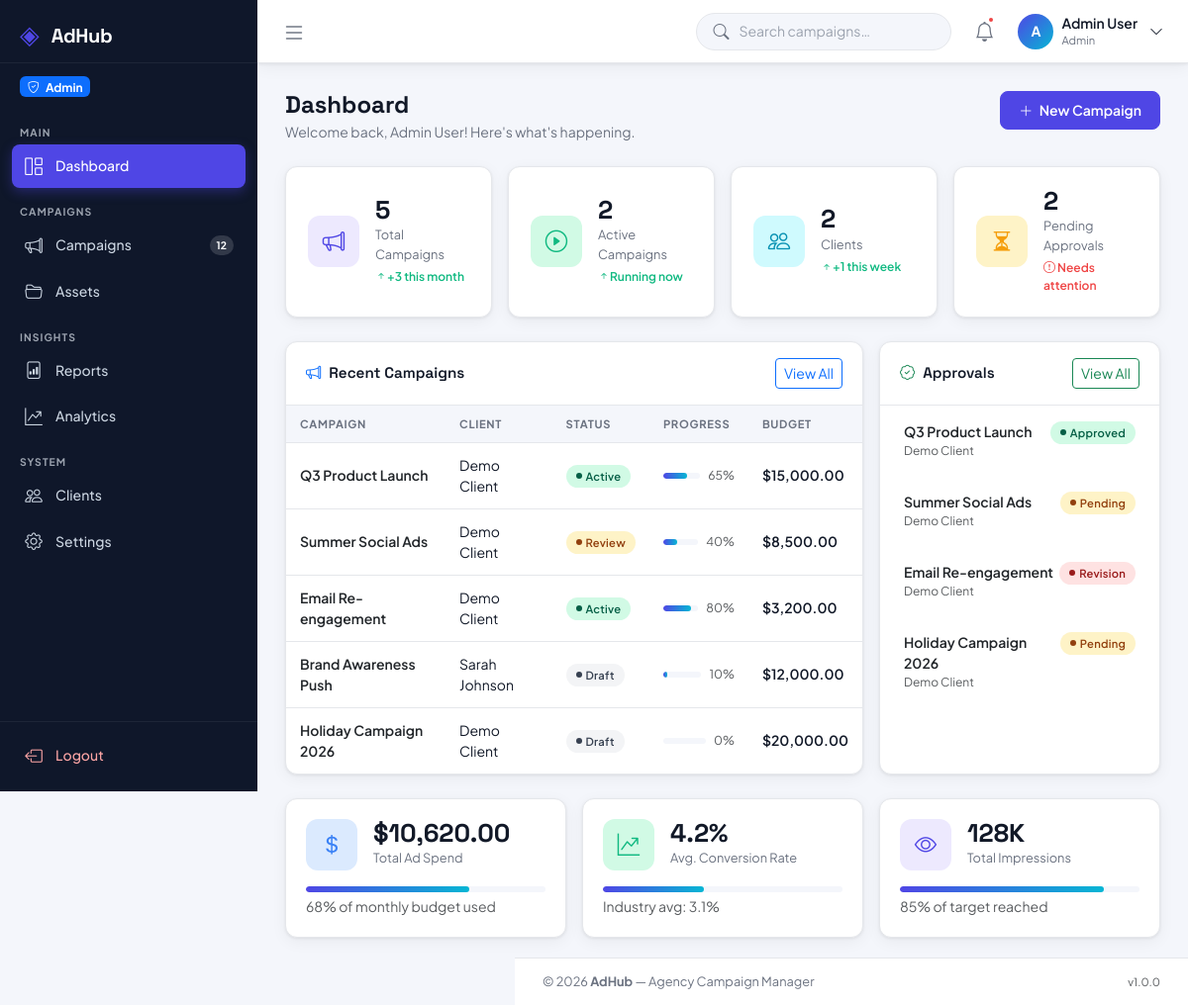
Page /admin/dashboard.php (signed in) on the committed database.
### tables this page shows
CREATE TABLE IF NOT EXISTS campaigns (
    id          INT AUTO_INCREMENT PRIMARY KEY,
    title       VARCHAR(200) NOT NULL,
    description TEXT,
    client_id   INT NOT NULL,
    status      ENUM('draft','active','review','completed','paused') DEFAULT 'draft',
    budget      DECIMAL(12,2) DEFAULT 0.00,
    start_date  DATE,
    end_date    DATE,
    progress    INT DEFAULT 0,
    created_by  INT NOT NULL,
    created_at  TIMESTAMP DEFAULT CURRENT_TIMESTAMP,
    updated_at  TIMESTAMP DEFAULT CURRENT_TIMESTAMP ON UPDATE CURRENT_TIMESTAMP,
    FOREIGN KEY (client_id)  REFERENCES users(id) ON DELETE CASCADE,
    FOREIGN KEY (created_by) REFERENCES users(id) ON DELETE CASCADE
);

CREATE TABLE IF NOT EXISTS users (
    id         INT AUTO_INCREMENT PRIMARY KEY,
    name       VARCHAR(100)  NOT NULL,
    email      VARCHAR(150)  NOT NULL UNIQUE,
    password   VARCHAR(255)  NOT NULL,
    role       ENUM('admin','client') DEFAULT 'client',
    company    VARCHAR(150),
    avatar     VARCHAR(255),
    created_at TIMESTAMP DEFAULT CURRENT_TIMESTAMP
);

CREATE TABLE IF NOT EXISTS approvals (
    id          INT AUTO_INCREMENT PRIMARY KEY,
    campaign_id INT NOT NULL,
    asset_id    INT DEFAULT NULL,
    client_id   INT NOT NULL,
    status      ENUM('pending','approved','revision') DEFAULT 'pending',
    notes       TEXT,
    reviewed_at TIMESTAMP NULL,
    created_at  TIMESTAMP DEFAULT CURRENT_TIMESTAMP,
    FOREIGN KEY (campaign_id) REFERENCES campaigns(id) ON DELETE CASCADE,
    FOREIGN KEY (client_id)   REFERENCES users(id)     ON DELETE CASCADE,
    FOREIGN KEY (asset_id)    REFERENCES campaign_assets(id) ON DELETE SET NULL
);

### admin/dashboard.php (the view, shortened to what this page needs)
<?php
require_once __DIR__ . '/../includes/header.php';
$stats = [];
$stats['campaigns'] = $pdo->query("SELECT COUNT(*) FROM campaigns")->fetchColumn();
$stats['active'] = $pdo->query("SELECT COUNT(*) FROM campaigns WHERE status = 'active'")->fetchColumn();
$stats['clients'] = $pdo->query("SELECT COUNT(*) FROM users WHERE role = 'client'")->fetchColumn();
$stats['pending'] = $pdo->query("SELECT COUNT(*) FROM approvals WHERE status = 'pending'")->fetchColumn();
$stats['spend'] = $pdo->query("SELECT COALESCE(SUM(spend),0) FROM reports")->fetchColumn();
$recent_campaigns = $pdo->query(
    "SELECT c.id, c.title, c.status, c.progress, c.budget, c.start_date, c.end_date,
            u.name AS client_name
     FROM campaigns c
     JOIN users u ON c.client_id = u.id
     ORDER BY c.created_at DESC
     LIMIT 5"
)->fetchAll();
$recent_approvals = $pdo->query(
    "SELECT a.id, a.status, a.created_at, c.title AS campaign_title, u.name AS client_name
     FROM approvals a
     JOIN campaigns c ON a.campaign_id = c.id
     JOIN users u ON a.client_id = u.id
     ORDER BY a.created_at DESC
     LIMIT 5"
)->fetchAll();
?>
<?php require_once __DIR__ . '/../includes/sidebar.php'; ?>
<div class="adhub-content-wrapper" id="contentWrapper">
    <?php require_once __DIR__ . '/../includes/navbar.php'; ?>
    <main class="adhub-main">
        <div class="page-header">
            <div>
                <h1 class="page-title">Dashboard</h1>
                <p class="page-subtitle">Welcome back, <?= htmlspecialchars($user_name) ?>! Here's what's happening.</p>
            </div>
            <a href="/adhub/admin/campaigns.php?action=new" class="btn btn-adhub-primary">
                <i class="bi bi-plus-lg me-1"></i> New Campaign
            </a>
        </div>
        <div class="row g-3 mb-4">
            <div class="col-sm-6 col-xl-3">
                <div class="stat-card">
                    <div class="stat-icon indigo"><i class="bi bi-megaphone"></i></div>
                    <div>
                        <div class="stat-value"><?= number_format($stats['campaigns']) ?></div>
                        <div class="stat-label">Total Campaigns</div>
                        <div class="stat-change up"><i class="bi bi-arrow-up-short"></i>+3 this month</div>
                    </div>
                </div>
            </div>
            <div class="col-sm-6 col-xl-3">
                <div class="stat-card">
                    <div class="stat-icon green"><i class="bi bi-play-circle"></i></div>
                    <div>
                        <div class="stat-value"><?= number_format($stats['active']) ?></div>
                        <div class="stat-label">Active Campaigns</div>
                        <div class="stat-change up"><i class="bi bi-arrow-up-short"></i>Running now</div>
                    </div>
                </div>
            </div>
            <div class="col-sm-6 col-xl-3">
                <div class="stat-card">
                    <div class="stat-icon cyan"><i class="bi bi-people"></i></div>
                    <div>
                        <div class="stat-value"><?= number_format($stats['clients']) ?></div>
                        <div class="stat-label">Clients</div>
                        <div class="stat-change up"><i class="bi bi-arrow-up-short"></i>+1 this week</div>
                    </div>
                </div>
            </div>
            <div class="col-sm-6 col-xl-3">
                <div class="stat-card">
                    <div class="stat-icon amber"><i class="bi bi-hourglass-split"></i></div>
                    <div>
                        <div class="stat-value"><?= number_format($stats['pending']) ?></div>
                        <div class="stat-label">Pending Approvals</div>
                        <div class="stat-change <?= $stats['pending'] > 0 ? 'down' : 'up' ?>">
                            <?= $stats['pending'] > 0 ? '<i class="bi bi-exclamation-circle"></i> Needs attention' : '<i class="bi bi-check-circle"></i> All clear' ?>
                        </div>
                    </div>
                </div>
            </div>
        </div>
        <div class="row g-3 mb-4">
            <div class="col-lg-8">
                <div class="adhub-card h-100">
                    <div class="card-header">
                        <h5 class="card-title"><i class="bi bi-megaphone me-2 text-primary"></i>Recent Campaigns</h5>
                        <a href="/adhub/admin/campaigns.php" class="btn btn-sm btn-outline-primary">View All</a>
                    </div>
                    <div class="card-body p-0">
                        <?php if (empty($recent_campaigns)): ?>
                        <div class="text-center py-5 text-muted">
                            <i class="bi bi-inbox fs-2 d-block mb-2"></i>
                            No campaigns yet. <a href="/adhub/admin/campaigns.php?action=new">Create one</a>
                        </div>
                        <?php else: ?>
                        <div class="table-responsive">
                            <table class="adhub-table">
                                <thead>
                                    <tr>
                                        <th>Campaign</th>
                                        <th>Client</th>
                                        <th>Status</th>
                                        <th>Progress</th>
                                        <th>Budget</th>
                                    </tr>
                                </thead>
                                <tbody>
                                    <?php foreach ($recent_campaigns as $c): ?>
                                    <tr>
                                        <td>
                                            <a href="/adhub/admin/campaigns.php?id=<?= $c['id'] ?>" class="fw-600 text-decoration-none text-dark">
                                                <?= htmlspecialchars($c['title']) ?>
                                            </a>
                                        </td>
                                        <td><?= htmlspecialchars($c['client_name']) ?></td>
                                        <td>
                                            <?php
                                            $map = [
                                                'active'    => 'badge-active',
                                                'draft'     => 'badge-draft',
                                                'review'    => 'badge-review',
                                                'completed' => 'badge-completed',
                                                'paused'    => 'badge-paused',
                                            ];
                                            $cls = $map[$c['status']] ?? 'badge-draft';
                                            ?>
                                            <span class="adhub-badge <?= $cls ?>"><?= ucfirst($c['status']) ?></span>
                                        </td>
                                        <td style="min-width:100px;">
                                            <div class="d-flex align-items-center gap-2">
                                                <div class="adhub-progress flex-grow-1">
                                                    <div class="adhub-progress-bar" data-progress="<?= $c['progress'] ?>"></div>
                                                </div>
                                                <span class="small text-muted"><?= $c['progress'] ?>%</span>
                                            </div>
                                        </td>
                                        <td class="fw-600">$<?= number_format($c['budget'], 2) ?></td>
                                    </tr>
                                    <?php endforeach; ?>
                                </tbody>
                            </table>
                        </div>
                        <?php endif; ?>
                    </div>
                </div>
            </div>
            <div class="col-lg-4">
                <div class="adhub-card h-100">
                    <div class="card-header">
                        <h5 class="card-title"><i class="bi bi-patch-check me-2 text-success"></i>Approvals</h5>
                        <a href="/adhub/admin/campaigns.php" class="btn btn-sm btn-outline-success">View All</a>
                    </div>
                    <div class="card-body p-0">
                        <?php if (empty($recent_approvals)): ?>
                        <div class="text-center py-5 text-muted">
                            <i class="bi bi-inbox fs-2 d-block mb-2"></i>
                            No approvals yet.
                        </div>
                        <?php else: ?>
                        <ul class="list-group list-group-flush">
                            <?php foreach ($recent_approvals as $a): ?>
                            <?php
                            $amap = [
                                'pending'  => ['badge-pending',  'bi-hourglass-split'],
                                'approved' => ['badge-approved', 'bi-check-circle'],
                                'revision' => ['badge-revision', 'bi-arrow-repeat'],
                            ];
                            [$abadge, $aicon] = $amap[$a['status']] ?? ['badge-draft','bi-circle'];
                            ?>
                            <li class="list-group-item border-0 px-4 py-3">
                                <div class="d-flex justify-content-between align-items-start">
                                    <div>
                                        <div class="fw-600 small"><?= htmlspecialchars($a['campaign_title']) ?></div>
                                        <div class="text-muted" style="font-size:.75rem;"><?= htmlspecialchars($a['client_name']) ?></div>
                                    </div>
                                    <span class="adhub-badge <?= $abadge ?>"><?= ucfirst($a['status']) ?></span>
                                </div>
                            </li>
                            <?php endforeach; ?>
                        </ul>
                        <?php endif; ?>
                    </div>
                </div>
            </div>
        </div>
        <div class="row g-3">
            <div class="col-md-4">
                <div class="adhub-card">
                    <div class="card-body">
                        <div class="d-flex align-items-center gap-3 mb-3">
                            <div class="stat-icon blue"><i class="bi bi-currency-dollar"></i></div>
                            <div>
                                <div class="stat-value">$<?= number_format($stats['spend'], 2) ?></div>
                                <div class="stat-label">Total Ad Spend</div>
                            </div>
                        </div>
                        <div class="adhub-progress">
                            <div class="adhub-progress-bar" data-progress="68"></div>
                        </div>
                        <div class="text-muted small mt-1">68% of monthly budget used</div>
                    </div>
                </div>
            </div>
            <div class="col-md-4">
                <div class="adhub-card">
                    <div class="card-body">
                        <div class="d-flex align-items-center gap-3 mb-3">
                            <div class="stat-icon green"><i class="bi bi-graph-up-arrow"></i></div>
                            <div>
                                <div class="stat-value">4.2%</div>
                                <div class="stat-label">Avg. Conversion Rate</div>
                            </div>
                        </div>
                        <div class="adhub-progress">
                            <div class="adhub-progress-bar" data-progress="42"></div>
                        </div>
                        <div class="text-muted small mt-1">Industry avg: 3.1%</div>
                    </div>
                </div>
            </div>
            <div class="col-md-4">
                <div class="adhub-card">
                    <div class="card-body">
                        <div class="d-flex align-items-center gap-3 mb-3">
                            <div class="stat-icon indigo"><i class="bi bi-eye"></i></div>
                            <div>
                                <div class="stat-value">128K</div>
                                <div class="stat-label">Total Impressions</div>
                            </div>
                        </div>
                        <div class="adhub-progress">
                            <div class="adhub-progress-bar" data-progress="85"></div>
                        </div>
                        <div class="text-muted small mt-1">85% of target reached</div>
                    </div>
                </div>
            </div>
        </div>
    </main>
    <div class="toast-container position-fixed bottom-0 end-0 p-3" id="toastContainer"></div>
    <?php require_once __DIR__ . '/../includes/footer.php'; ?>

### rows in the picture
campaigns: title "Q3 Product Launch", client.name "Demo Client", status "Active", progress "65", budget "15,000.00"
campaigns: title "Summer Social Ads", client.name "Demo Client", status "Review", progress "40", budget "8,500.00"
campaigns: title "Email Re-engagement", client.name "Demo Client", status "Active", progress "80", budget "3,200.00"
campaigns: title "Brand Awareness Push", client.name "Sarah Johnson", status "Draft", progress "10", budget "12,000.00"
campaigns: title "Holiday Campaign 2026", client.name "Demo Client", status "Draft", progress "0", budget "20,000.00"
approvals: campaign.title "Q3 Product Launch", client.name "Demo Client", status "Approved"
approvals: campaign.title "Summer Social Ads", client.name "Demo Client", status "Pending"
approvals: campaign.title "Email Re-engagement", client.name "Demo Client", status "Revision"
approvals: campaign.title "Holiday Campaign 2026", client.name "Demo Client", status "Pending"

### other values in the picture
$user_role "Admin"
substr($user_name, 0, 1) "A"
$user_name "Admin User"
$stats['campaigns'] "5"
$stats['active'] "2"
$stats['clients'] "2"
$stats['pending'] "2"
$stats['spend'] "10,620.00"
